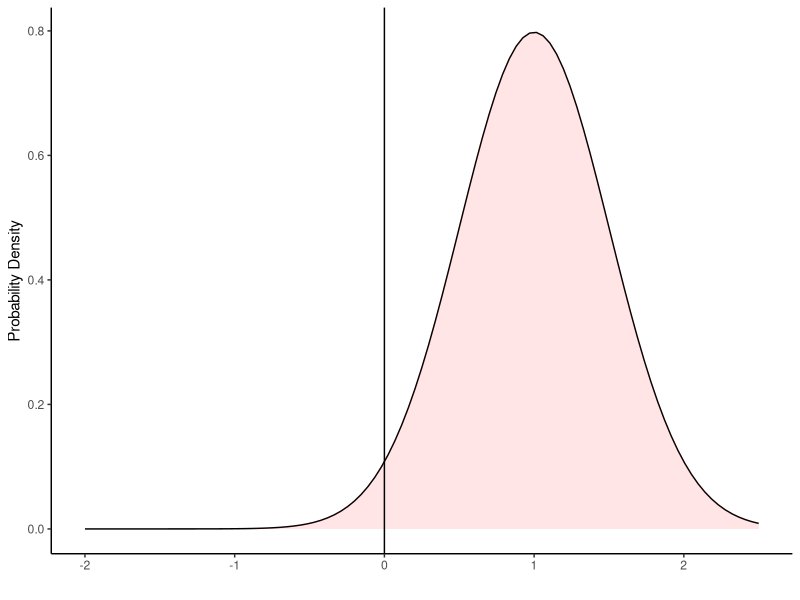

The R script that drew this image:
if(!require(ggplot2)){install.packages('ggplot2')}
library(ggplot2)

# code should work as long as standard deviation is positive; mean can be positive or negative

mean1 <- 1
sd1 <- .5
sample_size <- 100 #constant

# Calculating test statistic

t <- mean1/(sd1/(sqrt(sample_size)))

# Calculating critical value

critical_value <- qt(p=.05/2, df=sample_size-1, lower.tail=FALSE)

# defining upper and lower boundaries

upper_x_possible <- mean1+3*sd1

if(upper_x_possible > 2){
  upper_x <- upper_x_possible
} else {
  upper_x <- 2
}

lower_x_possible <- mean1-3*sd1

if(lower_x_possible < -2) {
  lower_x <- lower_x_possible
} else {
  lower_x <- -2
}

# creating the distribution

dis_1 <- ggplot(data.frame(x=c(lower_x,upper_x)),aes(x=x))
dis_2 <- dis_1 + stat_function(fun=dnorm, args=list(mean=mean1, sd=sd1), col="black")
dis_3 <- dis_2 + theme_classic()

# Shading (green if the null is not rejected; red if the null is rejected)  

ShadeRegion <- function(x) {
  y <- dnorm(x, mean=mean1, sd=sd1)
  return(y)
}

if(abs(t) >= critical_value) {
  dis_4 <- dis_3 + stat_function(fun=ShadeRegion, geom= "area", fill="red", alpha=0.1)
  dis_5 <- dis_4 + xlab("") + ylab("Probability Density")
  dis_6 <- dis_5 + geom_vline(xintercept=0)
  dis_6
} else {
  dis_4 <- dis_3 + stat_function(fun=ShadeRegion, geom= "area", fill="green", alpha=0.1)
  dis_5 <- dis_4 + xlab("") + ylab("Probability Density")
  dis_6 <- dis_5 + geom_vline(xintercept=0)
  dis_6
}